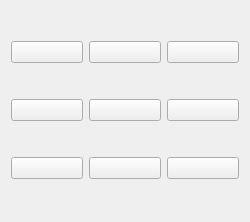
<?xml version="1.0" encoding="UTF-8"?>
<ui version="4.0">
 <class>GameBoard</class>
 <widget class="QMainWindow" name="GameBoard">
  <property name="geometry">
   <rect>
    <x>0</x>
    <y>0</y>
    <width>250</width>
    <height>222</height>
   </rect>
  </property>
  <property name="windowTitle">
   <string>GameBoard</string>
  </property>
  <widget class="QWidget" name="centralWidget">
   <layout class="QGridLayout" name="gridLayout">
    <item row="1" column="1">
     <widget class="QPushButton" name="pushButton_5">
      <property name="text">
       <string/>
      </property>
     </widget>
    </item>
    <item row="1" column="2">
     <widget class="QPushButton" name="pushButton_6">
      <property name="text">
       <string/>
      </property>
     </widget>
    </item>
    <item row="0" column="0">
     <widget class="QPushButton" name="pushButton">
      <property name="text">
       <string/>
      </property>
     </widget>
    </item>
    <item row="0" column="2">
     <widget class="QPushButton" name="pushButton_3">
      <property name="text">
       <string/>
      </property>
     </widget>
    </item>
    <item row="0" column="1">
     <widget class="QPushButton" name="pushButton_2">
      <property name="text">
       <string/>
      </property>
     </widget>
    </item>
    <item row="1" column="0">
     <widget class="QPushButton" name="pushButton_4">
      <property name="text">
       <string/>
      </property>
     </widget>
    </item>
    <item row="2" column="0">
     <widget class="QPushButton" name="pushButton_7">
      <property name="text">
       <string/>
      </property>
     </widget>
    </item>
    <item row="2" column="1">
     <widget class="QPushButton" name="pushButton_8">
      <property name="text">
       <string/>
      </property>
     </widget>
    </item>
    <item row="2" column="2">
     <widget class="QPushButton" name="pushButton_9">
      <property name="text">
       <string/>
      </property>
     </widget>
    </item>
   </layout>
  </widget>
 </widget>
 <layoutdefault spacing="6" margin="11"/>
 <resources/>
 <connections/>
</ui>
